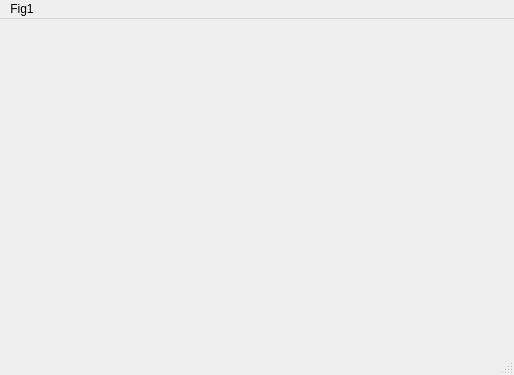
<?xml version="1.0" encoding="UTF-8"?>
<ui version="4.0">
 <class>MainWindow</class>
 <widget class="QMainWindow" name="MainWindow">
  <property name="geometry">
   <rect>
    <x>0</x>
    <y>0</y>
    <width>514</width>
    <height>375</height>
   </rect>
  </property>
  <property name="windowTitle">
   <string>MainWindow</string>
  </property>
  <widget class="QWidget" name="centralWidget">
   <layout class="QVBoxLayout" name="verticalLayout">
    <item>
     <widget class="QCustomPlot" name="plot" native="true"/>
    </item>
   </layout>
  </widget>
  <widget class="QStatusBar" name="statusBar"/>
  <widget class="QMenuBar" name="menuBar">
   <property name="geometry">
    <rect>
     <x>0</x>
     <y>0</y>
     <width>514</width>
     <height>22</height>
    </rect>
   </property>
   <widget class="QMenu" name="menuTest1">
    <property name="title">
     <string>Fig1</string>
    </property>
   </widget>
   <addaction name="menuTest1"/>
  </widget>
 </widget>
 <layoutdefault spacing="6" margin="11"/>
 <customwidgets>
  <customwidget>
   <class>QCustomPlot</class>
   <extends>QWidget</extends>
   <header>qcustomplot.h</header>
   <container>1</container>
  </customwidget>
 </customwidgets>
 <resources/>
 <connections/>
</ui>
